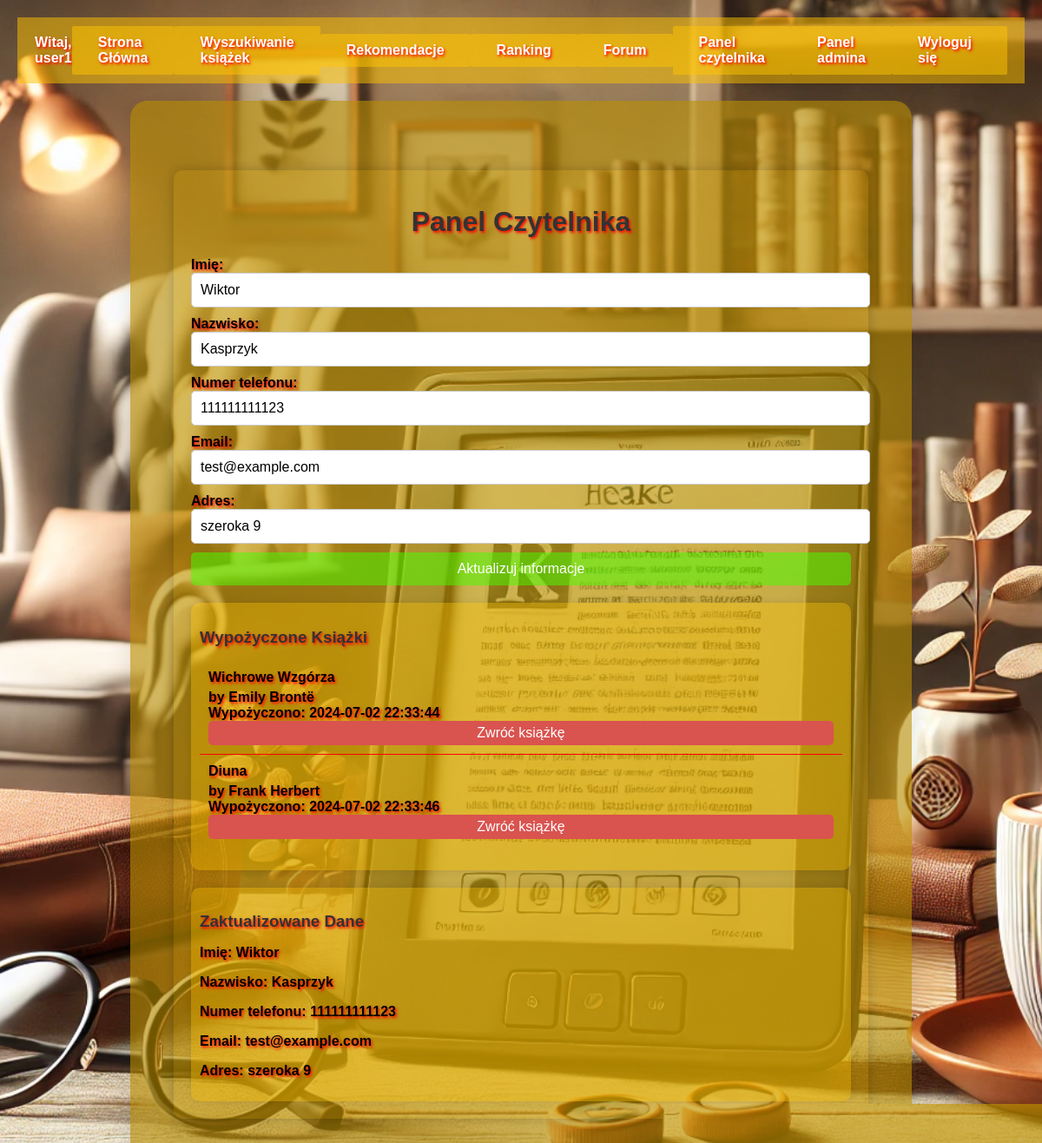
The page /reader (signed in) on the database its author committed.
### tables this page shows
CREATE TABLE users (
        id INTEGER PRIMARY KEY AUTOINCREMENT,
        username TEXT UNIQUE NOT NULL,
        password TEXT NOT NULL,
        first_name TEXT,
        last_name TEXT,
        phone_number TEXT,
        email TEXT,
        address TEXT
    );

CREATE TABLE loans (
        id INTEGER PRIMARY KEY AUTOINCREMENT,
        user_id INTEGER,
        book_id INTEGER,
        loan_date TEXT,
        return_date TEXT,
        FOREIGN KEY (user_id) REFERENCES users(id),
        FOREIGN KEY (book_id) REFERENCES books(id)
    );

CREATE TABLE books (
        id INTEGER PRIMARY KEY AUTOINCREMENT,
        title TEXT NOT NULL,
        author TEXT NOT NULL,
        genre TEXT NOT NULL,
        category TEXT NOT NULL,
        description TEXT,
        publish_date DATE,
        rating REAL
    );

### app.py (the view, shortened to what this page needs)
@app.route('/reader', methods=['GET', 'POST'])
@login_required
def reader_panel():
    username = session.get('username')
    conn = sqlite3.connect('database.db')
    c = conn.cursor()
    c.execute('SELECT id, first_name, last_name, phone_number, email, address FROM users WHERE username = ?', (username,))
    user_info = c.fetchone()
    if user_info:
        user_id = user_info[0]
        c.execute('''
        SELECT books.id, books.title, books.author, loans.loan_date
        FROM books
        JOIN loans ON books.id = loans.book_id
        WHERE loans.user_id = ? AND loans.return_date IS NULL
        ''', (user_id,))
        loans = c.fetchall()
        print("Borrowed books: ", loans)
    else:
        loans = []
    conn.close()
    return render_template('reader.html', user_info=user_info, loans=loans)

### app.py (called while the page is built)
def login_required(f):
    @wraps(f)
    def decorated_function(*args, **kwargs):
        if 'username' not in session:
            return redirect(url_for('login'))
        return f(*args, **kwargs)
    return decorated_function

### templates/reader.html (shortened to what this page needs)
{% extends "base.html" %}
{% block content %}
<div class="container">
    <h1>Panel Czytelnika</h1>
    <div class="panel-section">
        <form method="post">
            <div>
                <label for="first_name">Imię:</label>
                <input type="text" id="first_name" name="first_name" value="{{ user_info[1] }}">
            </div>
            <div>
                <label for="last_name">Nazwisko:</label>
                <input type="text" id="last_name" name="last_name" value="{{ user_info[2] }}">
            </div>
            <div>
                <label for="phone_number">Numer telefonu:</label>
                <input type="text" id="phone_number" name="phone_number" value="{{ user_info[3] }}">
            </div>
            <div>
                <label for="email">Email:</label>
                <input type="email" id="email" name="email" value="{{ user_info[4] }}">
            </div>
            <div>
                <label for="address">Adres:</label>
                <input type="text" id="address" name="address" value="{{ user_info[5] }}">
            </div>
            <div>
                <button type="submit">Aktualizuj informacje</button>
            </div>
        </form>
    </div>
    <div class="borrowed-books">
        <h3>Wypożyczone Książki</h3>
        <ul>
        {% for loan in loans %}
            <li>
                <strong>{{ loan[1] }}</strong> by {{ loan[2] }}<br>
                Wypożyczono: {{ loan[3] }}<br>
                <form action="{{ url_for('return_book_route', book_id=loan[0]) }}" method="post" style="display:inline;">
                    <button type="submit">Zwróć książkę</button>
                </form>
            </li>
        {% endfor %}
        </ul>
    </div>
    <div class="user-info">
        <h3>Zaktualizowane Dane</h3>
        <p><strong>Imię:</strong> {{ user_info[1] }}</p>
        <p><strong>Nazwisko:</strong> {{ user_info[2] }}</p>
        <p><strong>Numer telefonu:</strong> {{ user_info[3] }}</p>
        <p><strong>Email:</strong> {{ user_info[4] }}</p>
        <p><strong>Adres:</strong> {{ user_info[5] }}</p>
    </div>
</div>
{% endblock %}

### templates/base.html (shortened to what this page needs)
<!DOCTYPE html>
<html lang="pl">
<head>
    <link rel="stylesheet" href="{{ url_for('static', filename='css/style.css') }}">
</head>
<body class="readerbg">
    <header>
        <div class="welcome">Witaj, {{ session['username'] }}</div>
            <div class="nav-links-center">
                <a href="{{ url_for('index') }}" class="btn">Strona Główna</a>
                <a href="{{ url_for('search') }}" class="btn">Wyszukiwanie książek</a>
                <a href="{{ url_for('recommendations') }}" class="btn">Rekomendacje</a>
                <a href="{{ url_for('rankings') }}" class="btn">Ranking</a>
                <a href="{{ url_for('forum') }}" class="btn">Forum</a>
                <a href="{{ url_for('reader_panel') }}" class="btn">Panel czytelnika</a>
                <a href="{{ url_for('admin') }}" class="btn">Panel admina</a>
            </div>
            <div class="nav-links-right">
                {% if 'username' in session %}
                <a href="{{ url_for('logout') }}" class="btn">Wyloguj się</a>
                {% else %}
                <a href="{{ url_for('login') }}" class="btn">Zaloguj się</a>
                <a href="{{ url_for('register') }}" class="btn">Zarejstruj się</a>
                {% endif %}
    </header>
    <main>
        {% block content %}
        {% endblock %}
    </main>
</body>
</html>

### static/css/style.css (style rules this page uses)
body { font-family: Arial, sans-serif; background-color: #f4f4f9; margin: 0; padding: 0; color: #333; }
header { background-color: #ffc40081; color: white; padding: 10px 20px; display: flex; justify-content: space-between; align-items: center; margin-bottom: 20px; }
.welcome { flex: 0; text-align: left; }
.nav-links-center { align-items: center; display: flex; justify-content: center; flex: 1; }
.nav-links-right { display: flex; justify-content: flex-end; }
.nav-links-center a, .nav-links-right a { color: white; text-decoration: none; padding: 10px 30px; background-color: #ffc40081; border-radius: 2px; transition: background-color 0.3s; }
main { padding: 50px; max-width: 800px; margin: 0 auto; background: rgba(182, 140, 1, 0.61); border-radius: 20px; box-shadow: 0 0 30px rgba(0, 0, 0, 0.1); }
h1 { text-align: center; color: #333; }
form { display: flex; flex-direction: column; gap: 10px; margin-bottom: 20px; }
input, button, textarea { padding: 10px; font-size: 16px; border-radius: 5px; border: 1px solid #ccc; width: 100%; }
button { background-color: #48ff0085; color: white; border: none; cursor: pointer; transition: background-color 0.3s; }
.forumbg, .homebg, .postbg, .bookbg, .rankingbg, .recencjabg, .rekomendacjabg, .loginbg, .registerbg, .adminbg, .readerbg { background-size: cover; background-repeat: no-repeat; background-attachment: fixed; background-position: center; min-height: 100vh; color: #000000; text-shadow: 0.1em 0.1em 0.2em rgb(255, 0, 0); font-size: 1em; font-weight: bold; align-items: center; padding: 20px; }
.readerbg { background-image: url('/static/images/reader.webp'); }
.container { background-color: #ffc40017; padding: 20px; border-radius: 10px; box-shadow: 0 0 15px rgba(0, 0, 0, 0.2); margin-top: 30px; }
.panel-section { margin-bottom: 20px; }
.borrowed-books { margin-top: 20px; padding: 10px; background-color: #ffc40057; border-radius: 10px; box-shadow: 0 0 10px rgba(0, 0, 0, 0.1); }
.borrowed-books h3 { margin-bottom: 10px; color: #333; }
.borrowed-books ul { list-style-type: none; padding: 0; }
.borrowed-books li { padding: 10px; border-bottom: 1px solid #ff0000; }
.borrowed-books li:last-child { border-bottom: none; }
.borrowed-books strong { display: block; margin-bottom: 5px; }
.borrowed-books button { background-color: #d9534f; color: white; border: none; padding: 5px 10px; border-radius: 5px; cursor: pointer; transition: background-color 0.3s; }
.user-info { margin-top: 20px; padding: 10px; background-color: #ffc40056; border-radius: 10px; box-shadow: 0 0 10px rgba(0, 0, 0, 0.1); }
.user-info h3 { margin-bottom: 10px; color: #333; }

### rows shown on the page
users: username "user1", first_name "Wiktor", last_name "Kasprzyk", phone_number "111111111123", email "test@example.com", address "szeroka 9"
loans: title "Wichrowe Wzgórza", author "Emily Brontë", loan_date "2024-07-02 22:33:44"
loans: title "Diuna", author "Frank Herbert", loan_date "2024-07-02 22:33:46"
